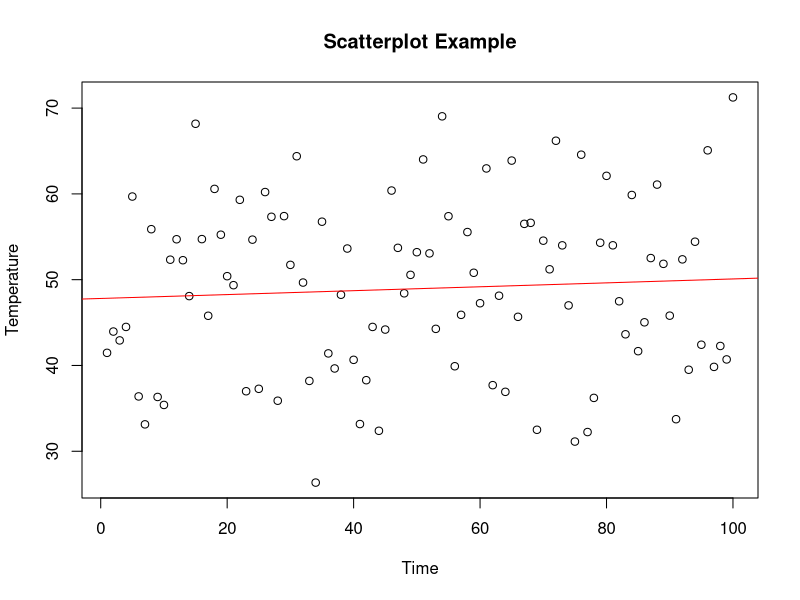
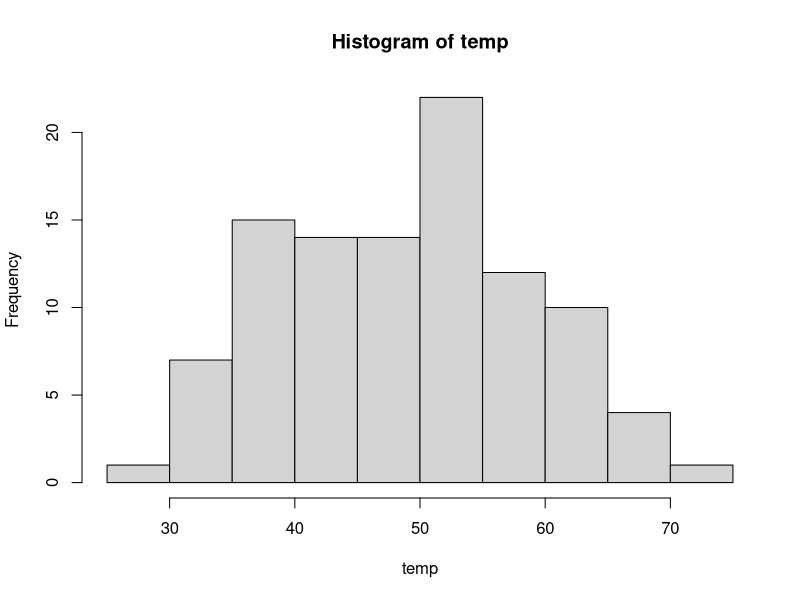

Here is the R script that generated these plots, in order:

# Create 1000 random numbers 
# Use mean and standard deviation
temp <- rnorm(100, mean=50, sd=10)
time <- 1:100

# This function computes the standard deviation of the values in x. If na.rm is
# TRUE then missing values are removed before computation proceeds.
temp_sd <- sd(temp, na.rm = FALSE)


print("Standard Deviation: ")
print(temp_sd)

plot(time, temp, main="Scatterplot Example", 
    xlab="Time", ylab="Temperature")

abline(lm(temp~time), col="red")

hist(temp)
